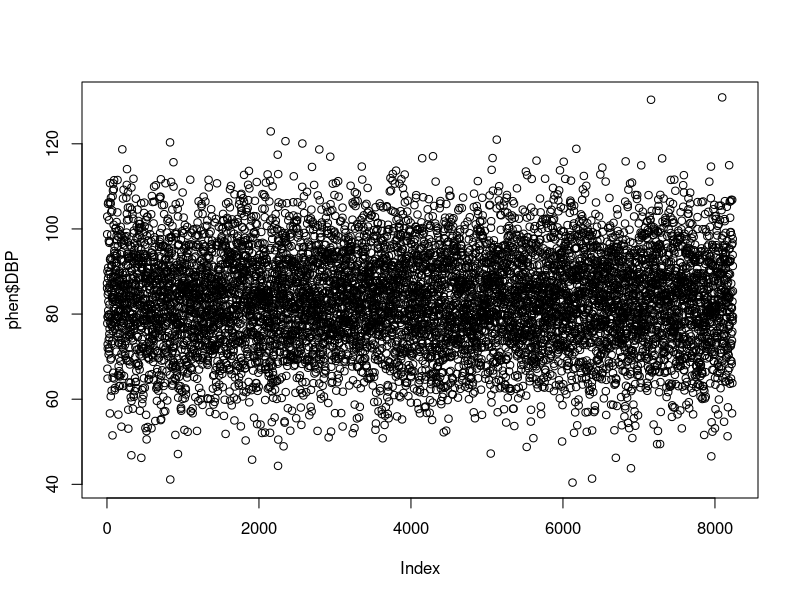
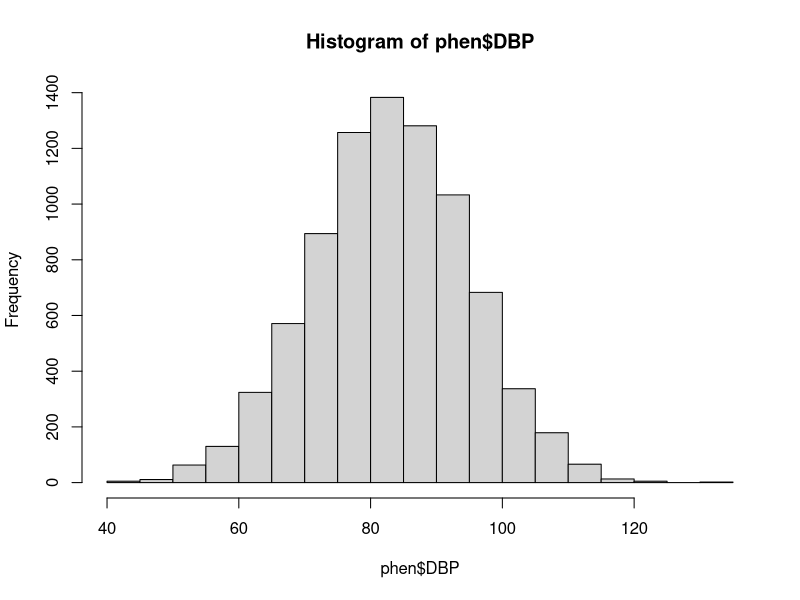
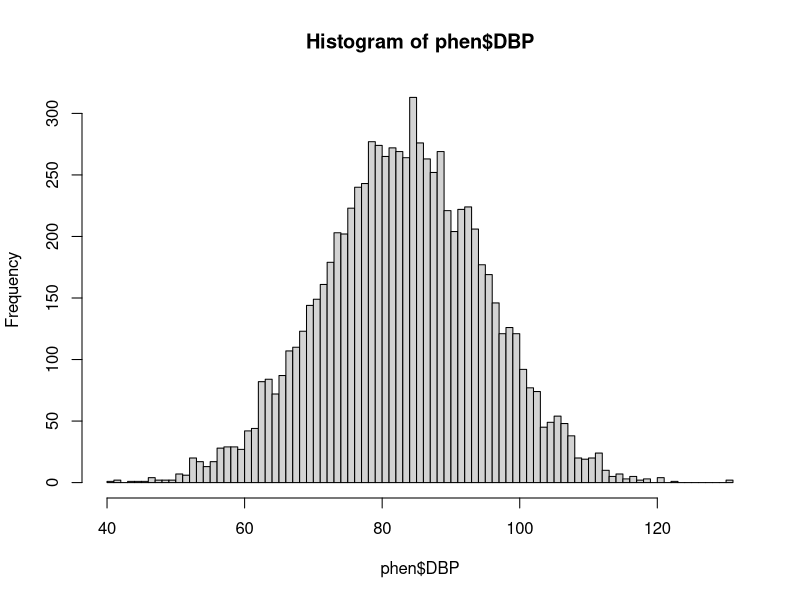
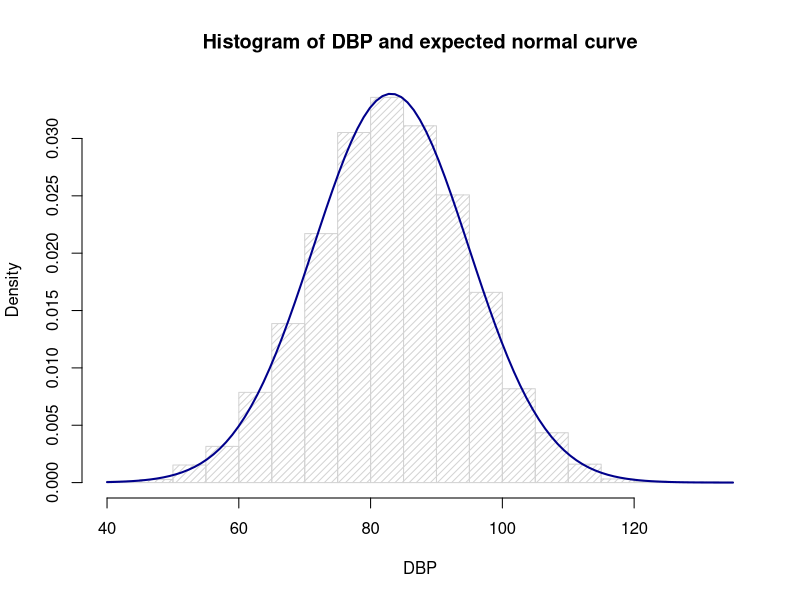
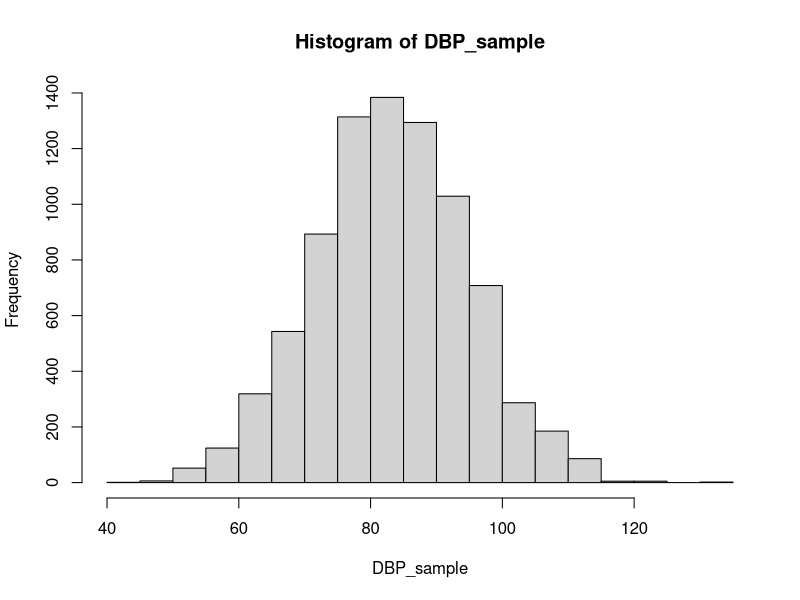
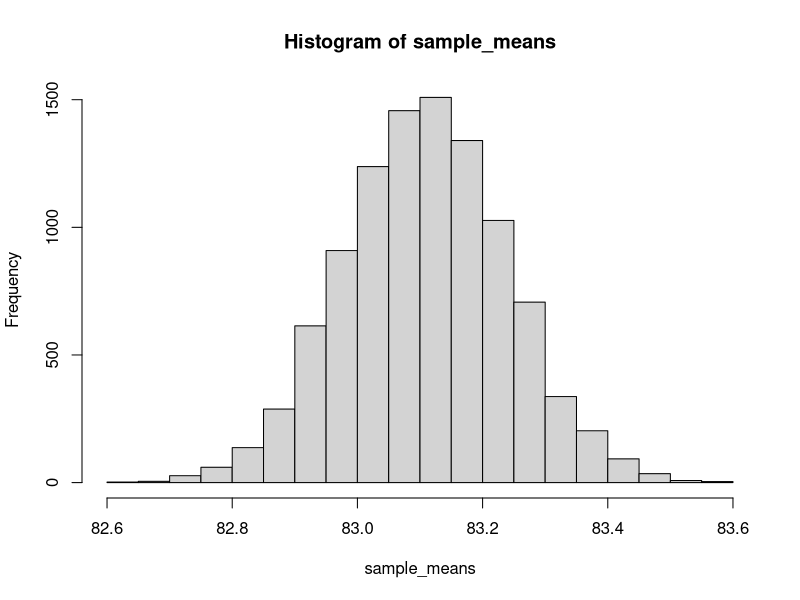
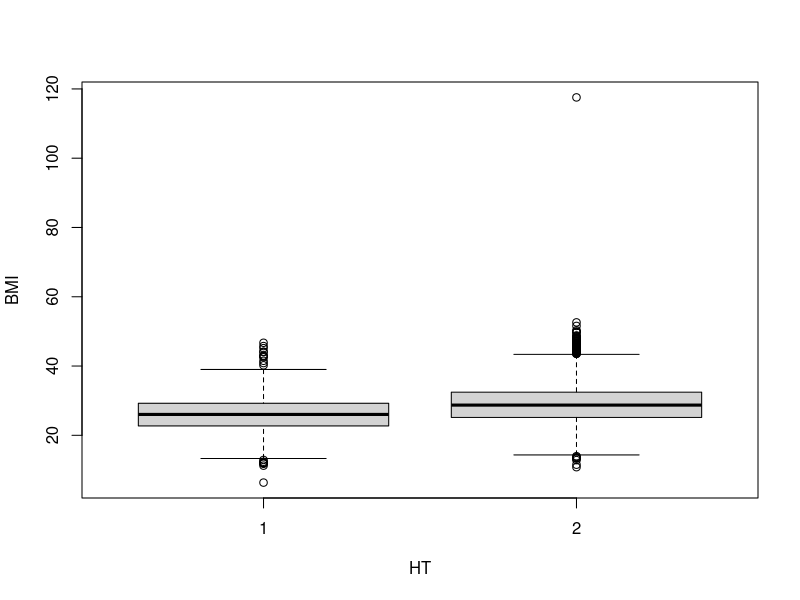
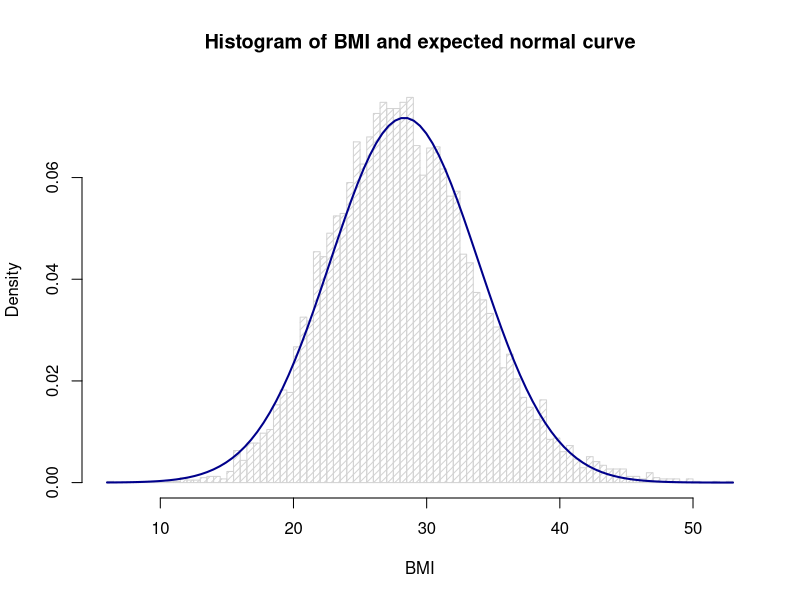

Write R code to recreate these figures, in order. (Note: this script raises an error after producing the figures.)
###########
## INTRO ##
###########


# This is an R script
# It is just a plain text file, and it has a ".R" suffix so that humans know that it is R code insde
# In R Studio you can tell R to evaluate a line by simply putting the cursor on the line and pressing ctrl+enter (or cmd+enter if you are on a mac)
# Any line that begins with a '#' is ignored - this is known as a 'comment', not a piece of code
# But any other line will be executed. For example, execute the following sum:

1 + 1



##################
## READING DATA ##
##################


# We will play around with some data
# Read in the phenotype data that we're going to be using for the practicals

phen <- read.table("data/genetic/phen.txt", header=TRUE, stringsAsFactors=FALSE)


# What does the data look like?

dim(phen)
head(phen)


# What kind of data is 'phen'

class(phen)


# Data frames are tables, each column can be a different type of data.

# Let's look at diastolic blood pressure (DBP)
# We can extract just the DBP column like this:

phen$DBP


# This prints a lot of stuff to the console, we can use the 'head' function to avoid this:

head(phen$DBP)


# What kind of data is this column?

class(phen$DBP)


# What kind of data is the FID column?

class(phen$FID)


# So we see that there are different data types in the 'phen' data.frame

# What does the DBP data look like?
summary(phen$DBP)


# Let's plot the data
plot(phen$DBP)

# This is just plotting the values in the order that it finds them
# More useful might be a histogram

hist(phen$DBP)

# We can get finer resolution

hist(phen$DBP, breaks=100)

# What is the mean value of phen$DBP?

mean(phen$DBP)

# What is the standard deviation?

sd(phen$DBP)



# What is the median and the mode?
# Write the code here.



# Is this normally distributed?
# Let's compare it to the expected normal distribution curve for the same mean and standard deviation

hist(phen$DBP, prob=TRUE, density=20, main="Histogram of DBP and expected normal curve", xlab="DBP")
curve(
	dnorm(x, mean=mean(phen$DBP), sd=sd(phen$DBP)),
	col="darkblue",
	lwd=2,
	add=TRUE,
	yaxt="n"
)


# Make the same plot, but for BMI
# Write the code here.




#####################
## STANDARD ERRORS ##
#####################


# The standard error of the mean can be calculated like this:
# The standard deviation divided by the sqrt of the sample size
sd(phen$DBP) / sqrt(length(phen$DBP))


# We could use R to calculate an empirical standard error

# 1. Sample with replacement the same number of individuals from the data
# 2. Record the mean
# 3. Repeat

# To sample values with replacement, we can use the sample command, for example here is a vector of 1 to 10

1:10

# Now we sample it with replacement:

sample(1:10, replace=TRUE)

# See that sometimes the same number has occurred more than once
# We can do the same using the DBP phenotype

# What happens if we estimate the mean using just 10 individuals
# Get 10 individuals chosen at random, WITH replacement
DBP_sample <- sample(phen$DBP, replace=TRUE)
hist(DBP_sample)

# Notice the mean is slightly different from the original values
mean(DBP_sample)
mean(phen$DBP)

# Let's do this 10000 times

nsample <- 10000
sample_means <- array(0, nsample)
for(i in 1:nsample)
{
	message(i)
	DBP_sample <- sample(phen$DBP, replace=TRUE)
	sample_means[i] <- mean(DBP_sample)
}

# What do our sampled means look like? Plot a histogram of all the sample means
hist(sample_means)

# Compare the standard deviation of the sample means to the standard error
sd(sample_means)
sd(phen$DBP) / sqrt(length(phen$DBP))

# Quite close...
# The standard error of the mean relates to what would happen if we did the same experiment lots of times
# This is the logic behind 'frequentist' statistics



#############
## T tests ##
#############



# Is the mean value of BMI different between people with and without hypertension?

# Let's look at the hypertension variable

summary(phen$HT)
table(phen$HT)

# How does BMI differ between cases and controls?
# Let's make a boxplot

boxplot(BMI ~ HT, phen)

# Looks like we have an outlier in BMI.
# Let's remove outliers using the rule:
# If a value is +/- 5 standard deviations from the mean then remove it

index1 <- phen$BMI > mean(phen$BMI) + 5 * sd(phen$BMI)
index2 <- phen$BMI < mean(phen$BMI) - 5 * sd(phen$BMI)

# How many outliers do we have?
table(index1)
table(index2)

# Remove anyone who is in index1 or index2
phen$BMI[index1 | index2] <- NA


# Let's calculate the mean of BMI
mean(phen$BMI)

# Problem: There are now missing values in the data. To account for this:
mean(phen$BMI, na.rm=TRUE)

# What does the BMI distribution look like?
hist(phen$BMI, prob=TRUE, density=20, breaks=100, main="Histogram of BMI and expected normal curve", xlab="BMI")
curve(
	dnorm(x, mean=mean(phen$BMI, na.rm=TRUE), sd=sd(phen$BMI, na.rm=TRUE)),
	col="darkblue",
	lwd=2,
	add=TRUE,
	yaxt="n"
)

# There is some slight skewness to the data. But it's not too bad
# You can tell this is simulated data because you wouldn't expect to see BMI values below 10!

# Let's look at the boxplot again
boxplot(BMI ~ HT, phen)

# This part
# BMI ~ HT
# Is known as a 'formula' in R. It says that BMI is a response of HT. 
# In terms of the boxplot, it makes a different box for each value of HT.

# It looks like there is a difference in means. How much precision is there in these estimates?

# Calculate the mean and standard error of the BMI amongst individuals without HT

m1 <- mean(phen$BMI[phen$HT == 1], na.rm=TRUE)
se1 <- sd(phen$BMI[phen$HT == 1], na.rm=TRUE) / sqrt(sum(phen$HT == 1 & !is.na(phen$BMI)))


# Do the same for individuals who do have HT
# Write the code here

m2 <- mean(phen$BMI[phen$HT == 2], na.rm=TRUE)
se2 <- sd(phen$BMI[phen$HT == 2], na.rm=TRUE) / sqrt(sum(phen$HT == 2 & !is.na(phen$BMI)))


# A T test can be conducted with this information
# Calculate the T value:
t_value <- abs(m1 - m2) / sqrt(se1^2 + se2^2)

# Get the P-value from the T value:
pt(t_value, df=nrow(phen), lower.tail=FALSE)

# Note - the precise DF is actually a more complicated formula. Just using sample size for simplicity

# A quicker way is to use R's built in t.test function
t.test(phen$BMI[phen$HT == 1], phen$BMI[phen$HT == 2])



#######################
## Linear regression ##
#######################



# Let's look at the C-reactive protein (CRP) measures

hist(phen$CRP, breaks=100)

# This is heavily skewed. And it looks like there are some outliers.
# Let's log transform the variable


phen$logCRP <- log(phen$CRP)
hist(phen$logCRP)

# This looks much better. Let's remove any outliers as we did last time:

index1 <- phen$logCRP > mean(phen$logCRP) + 3 * sd(phen$logCRP)
index2 <- phen$logCRP < mean(phen$logCRP) - 3 * sd(phen$logCRP)
phen$logCRP[index1 | index2] <- NA


# How many outliers were there?

table(is.na(phen$logCRP))


# Let's plot this distribution
hist(phen$logCRP, prob=TRUE, density=20, breaks=100, main="Histogram of logCRP and expected normal curve", xlab="logCRP")
curve(
	dnorm(x, mean=mean(phen$logCRP, na.rm=TRUE), sd=sd(phen$logCRP, na.rm=TRUE)),
	col="darkblue",
	lwd=2,
	add=TRUE,
	yaxt="n"
)


# We've been using this same bit of code a lot
# To be more efficient in future, we should use functions

plot_distribution <- function(y, main_title="Histogram and expected normal curve", x_title="Values")
{
	hist(y, prob=TRUE, density=20, breaks=100, main=main_title, xlab=x_title)
	curve(
		dnorm(x, mean=mean(y, na.rm=TRUE), sd=sd(y, na.rm=TRUE)),
		col="darkblue",
		lwd=2,
		add=TRUE,
		yaxt="n"
	)
}

plot_distribution(phen$logCRP, main_title="logCRP")

# Here we have defined our own function called plot_distribution
# We can now pass any vector of values to it and it will do the same operation

plot_distribution(phen$BMI, main_title="BMI")
plot_distribution(phen$DBP, main_title="DBP")


# Is CRP associated with BMI?

plot(BMI ~ logCRP, phen)

# It looks like there is a positive relationship, let's draw a line of best fit
# The regression line can be calculated using this formula:

slope <- cov(phen$BMI, phen$logCRP, use="pair") / var(phen$logCRP, na.rm=TRUE)
intercept <- mean(phen$BMI, na.rm=TRUE) - slope * mean(phen$logCRP, na.rm=TRUE)

plot(BMI ~ logCRP, phen)
abline(a = intercept, b = slope, col="darkred", lwd=3)


# Alternatively, we can use R's built in linear regression tools
# This is how to calculate the linear regression:

lm(BMI ~ logCRP, data=phen)

# We can use this to draw the regression line
plot(BMI ~ logCRP, phen, col="grey")
abline(lm(BMI ~ logCRP, phen), col="blue", lwd=3)

# lm is actually quite a powerful tool. It provides diagnostics about the regression
plot(lm(BMI ~ logCRP, phen))
# These are used to interpret how influential a particular point is on the model

# What happens if we want to estimate the effect of CRP but fitting SBP and DBP as covariates?
lm(BMI ~ logCRP + SBP + DBP, phen)

# We can get the standard errors of these estimates

summary(lm(BMI ~ logCRP + SBP + DBP, phen))

# This is the result from a multiple regression.
# You can calculate this directly using matrix operations
# Note - handling missing values requires more complex methods, just setting missing values to 0 for convenience


X <- as.matrix(data.frame(intercept=1, logCRP=phen$logCRP, SBP=phen$SBP, DBP=phen$DBP))
X[is.na(X)] <- 0
y <- as.matrix(phen$BMI)
y[is.na(y)] <- 0

solve(t(X) %*% X, na.rm=TRUE) %*% t(X) %*% y


# What is the power of detecting an effect of this magnitude for different sample sizes?
# How much variance is explained by logCRP on BMI?

sample_sizes <- seq(50, 500, by=50)
variance_explained <- cor(phen$logCRP, phen$BMI, use="pair")^2

pwr <- power.anova.test(n=sample_sizes, groups=2, between.var=variance_explained, within.var=1-variance_explained, sig.level=0.05)

plot(pwr$power ~ pwr$n)



#########################
## Logistic regression ##
#########################



# What is the effect of BMI on hypertension?

# We could do an approximate odds ratio
# Let's dichotomise BMI to be values above the mean or below the mean

phen$BMI_binary <- NA
phen$BMI_binary[phen$BMI >= mean(phen$BMI, na.rm=TRUE)] <- 1
phen$BMI_binary[phen$BMI < mean(phen$BMI, na.rm=TRUE)] <- 0

table(phen$BMI_binary)

# Calculate the odds ratio between hypertension and high/low BMI
tab <- table(phen$HT, phen$BMI_binary)

# Odds of high BMI in a case / odds of low BMI in a case
# Odds of high BMI in a case
ohb <- tab[1,1] / tab[1,2]

# Odds of low BMI in a case
olb <- tab[1,2] / tab[2,2]

odds_ratio <- ohb / olb
olb / ohb

# Big effect...

# What is the effect of an increase in a BMI unit on risk of HT?
# We can use logistic regression to calculate the log of the odds ratio
glm(as.factor(HT) ~ BMI, phen, family="binomial")

# This is a generalised linear model - it uses the logit link function to regress BMI against the binary outcome

# We can obtain standard errors using 'summary'
summary(glm(as.factor(HT) ~ BMI, phen, family="binomial"))

# let's save the coefficients

res <- coefficients(summary(glm(as.factor(HT) ~ BMI, phen, family="binomial")))
res

# The probability of having hypertension for every increase of one unit in BMI:

exp(res[2,1])


# We can visualise how the link function works by plotting it:
# E.g. for HT and DBP
# Let's just use 20 values for clarity

index <- c(which(phen$HT == 1)[1:10], which(phen$HT == 2)[1:10])

plot(I(HT-1) ~ DBP, phen[index,], col="darkblue", ylab="HT", xlim=c(50,110))
mod <- glm(as.factor(HT) ~ DBP, family=binomial, phen, na.action="na.exclude")
curve(predict(mod, data.frame(DBP=x), type="resp"), add=TRUE)
points(phen$DBP[index], fitted(mod)[index], pch=10)
